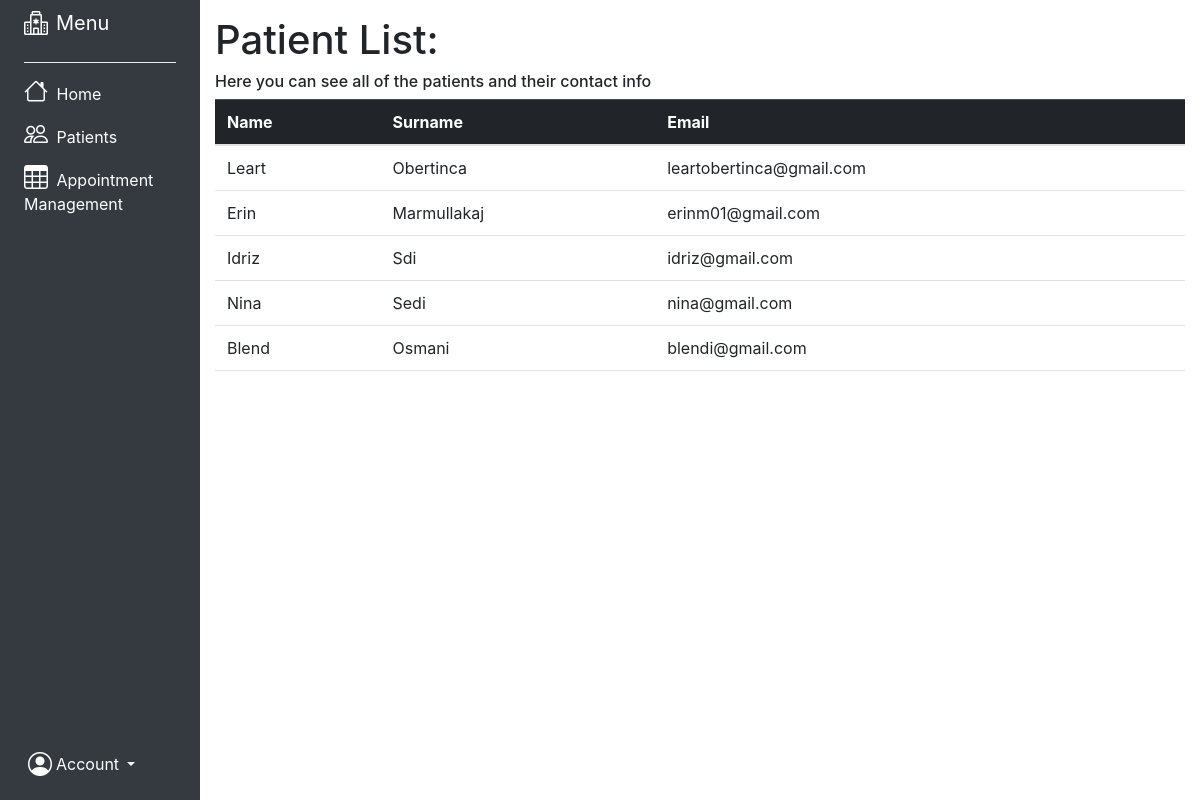
Page /dplist.php on the earlier database version.
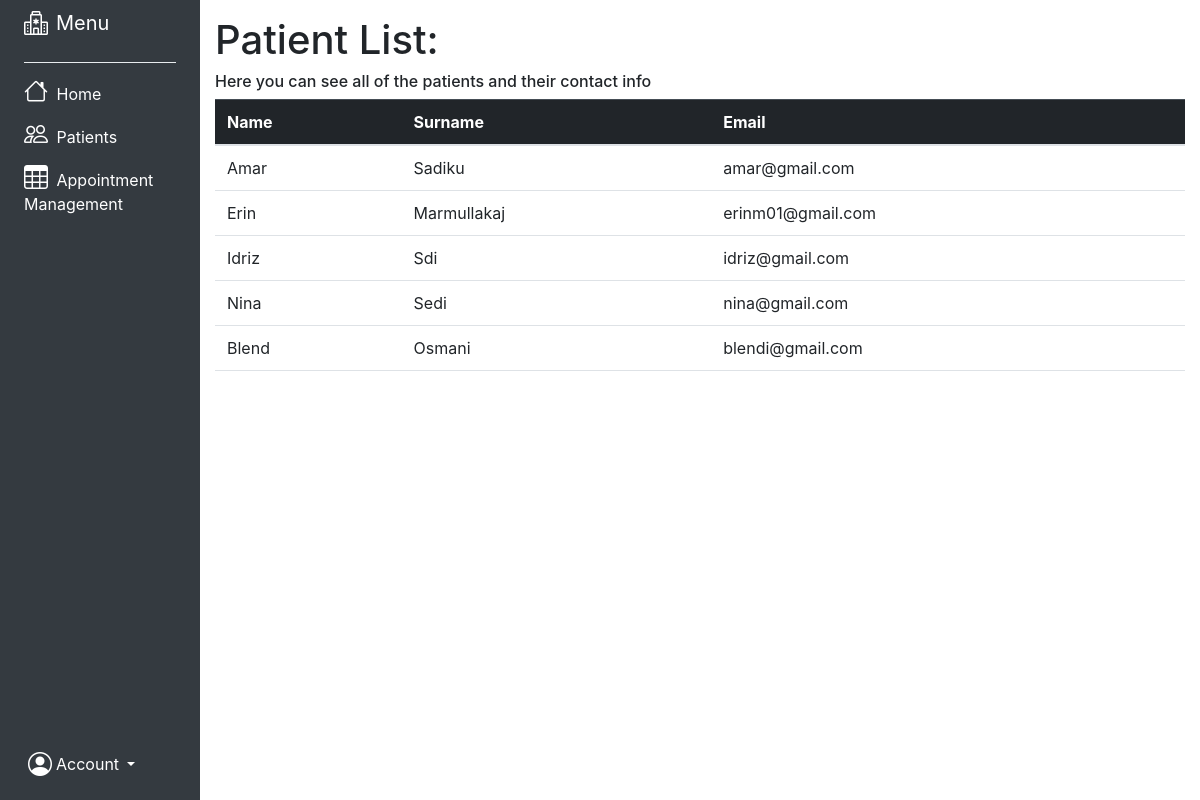
Same page on the later database version.
### tables this page shows
CREATE TABLE `patient` (
  `id` int(15) NOT NULL,
  `name` varchar(45) NOT NULL,
  `surname` varchar(45) NOT NULL,
  `username` varchar(45) NOT NULL,
  `email` varchar(35) NOT NULL,
  `password` varchar(25) NOT NULL
);

### dplist.php (the view, shortened to what this page needs)
<?php include("header2.php"); ?>
<!DOCTYPE html>
<html lang="en">
<head>
</head>
<body>
</html>
<div class="container-fluid">
    <div class="row flex-nowrap">
        <div class="col-auto col-md-3 col-xl-2 px-sm-2 px-0 bg-dark">
            <div class="d-flex flex-column align-items-center align-items-sm-start px-3 pt-2 text-white min-vh-100">
                <a href="/" class="d-flex align-items-center pb-3 mb-md-0 me-md-auto text-white text-decoration-none text-white">
                <i class="fs-4 bi-hospital me-2"></i><span class="fs-5 d-none d-sm-inline">Menu</span>
                </a>
                <hr class="dropdown-divider custom-divider">
                <ul class="nav nav-pills flex-column mb-sm-auto mb-0 align-items-center align-items-sm-start" id="menu">
                    <li class="nav-item">
                        <a href="sidebarD.php" class="nav-link align-middle px-0 text-white">
                            <i class="fs-4 bi-house"></i> <span class="ms-1 d-none d-sm-inline">Home</span>
                        </a>
                    </li>
                    <li>
                        <a href="dpList.php" class="nav-link px-0 align-middle text-white">
                            <i class="fs-4 bi-people"></i> <span class="ms-1 d-none d-sm-inline">Patients</span></a>
                    </li>
                    <li>
                        <a href="appointment.php" class="nav-link px-0 align-middle text-white">
                            <i class="fs-4 bi-table"></i> <span class="ms-1 d-none d-sm-inline">Appointment Management</span> </a>
                    </li>
                </ul>
                <div class="dropdown pb-4">
                <a href="#" class="d-flex align-items-center text-white text-decoration-none dropdown-toggle" id="dropdownUser1" data-bs-toggle="dropdown" aria-expanded="false">
                    <i class="fs-4 ms-1 bi-person-circle"></i>
                        <span class="d-none d-sm-inline mx-1">Account</span>
                    </a>
                </div>
            </div>
        </div>
        <div class="col py-3">
            <h1>Patient List:</h1>
            <h6>Here you can see all of the patients and their contact info</h6>
            <?php
            		include_once('config.php');
            		include('header.php');
            		$getUsers = $conn->prepare("SELECT * FROM patient");
            		$getUsers->execute();
            		$users = $getUsers->fetchAll();
            	 ?>
            <table class="table">
            	<thead class="table-dark">
            		<tr>
            			<th>Name</th>
            			<th>Surname</th>
            			<th>Email</th>
            		</tr>
            	</thead>
            	<tbody>
            		<?php foreach ($users as $user): ?>
            			<tr>
            				<td><?= htmlspecialchars($user['name']) ?></td>
            				<td><?= htmlspecialchars($user['surname']) ?></td>
            				<td><?= htmlspecialchars($user['email']) ?></td>
            			</tr>
            		<?php endforeach; ?>
            	</tbody>
            </table>
            </div>
    </div>
</body>

Differences in the rows shown:
changed patient: name "Leart" → "Amar"; surname "Obertinca" → "Sadiku"; email "leartobertinca@gmail.com" → "amar@gmail.com"
